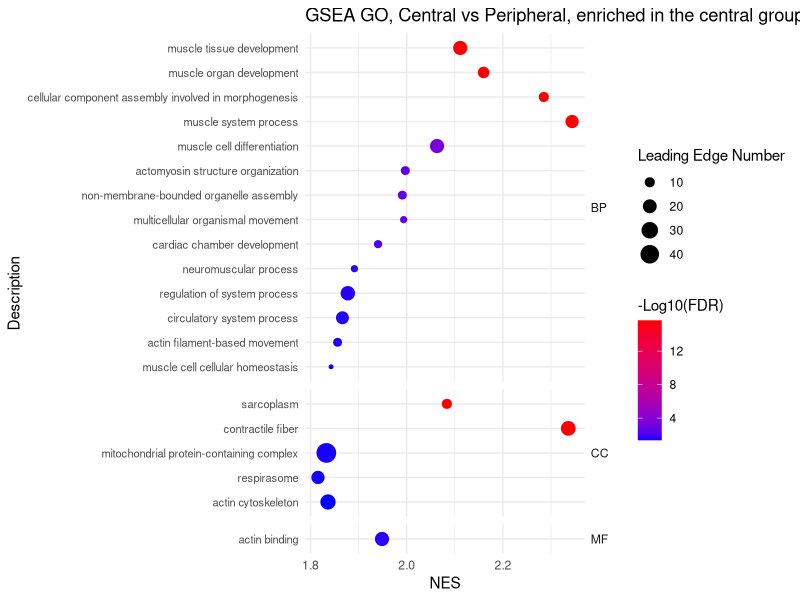
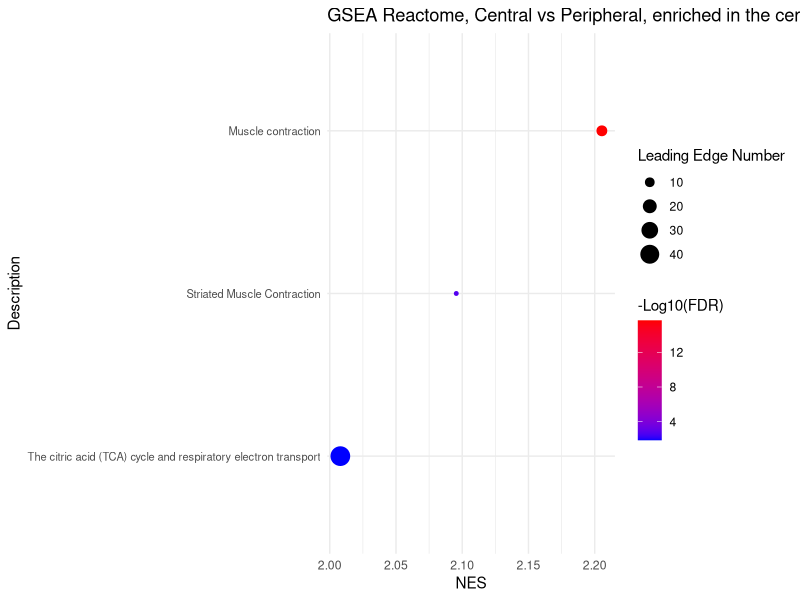
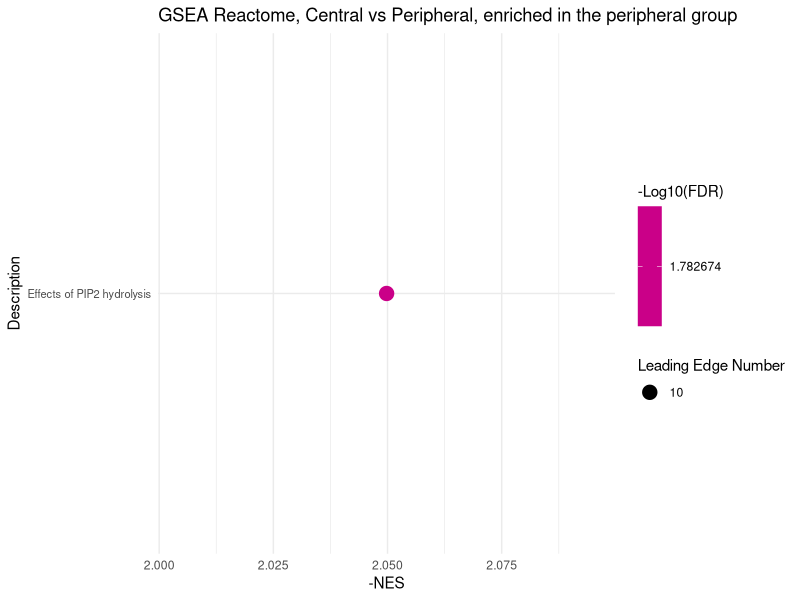
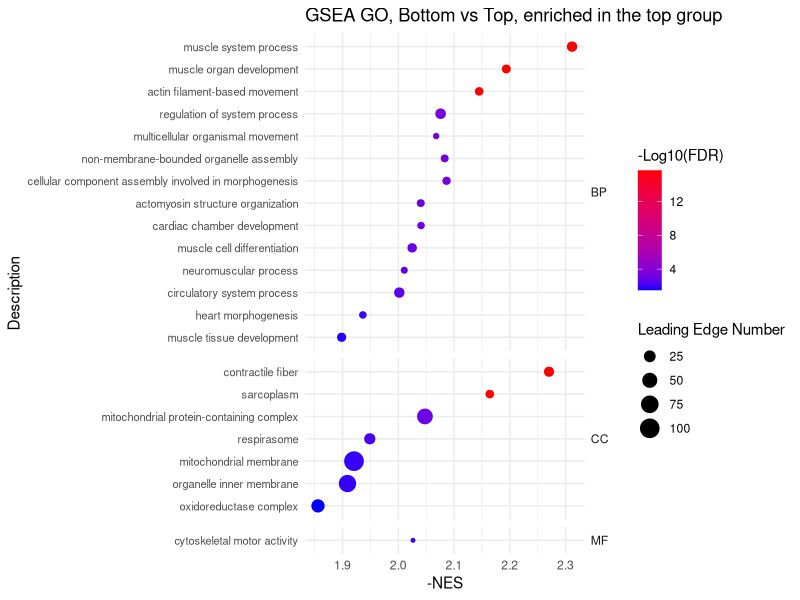
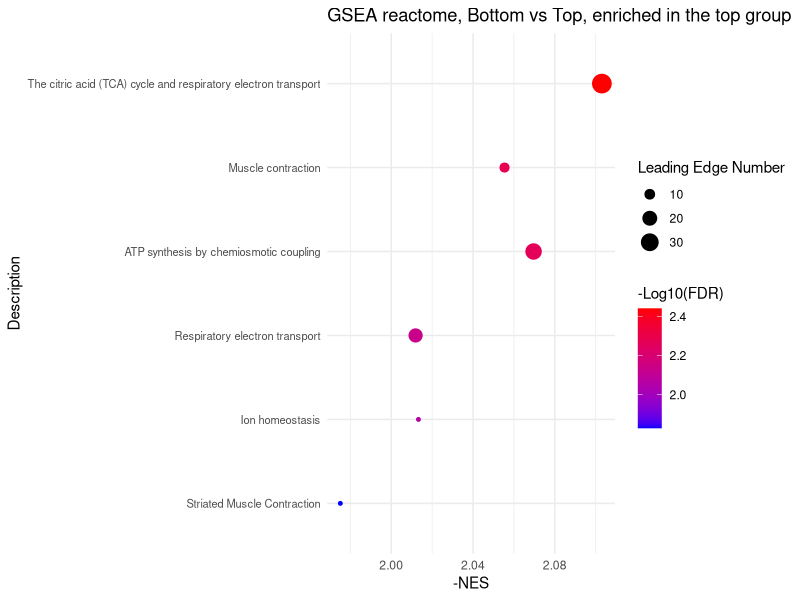
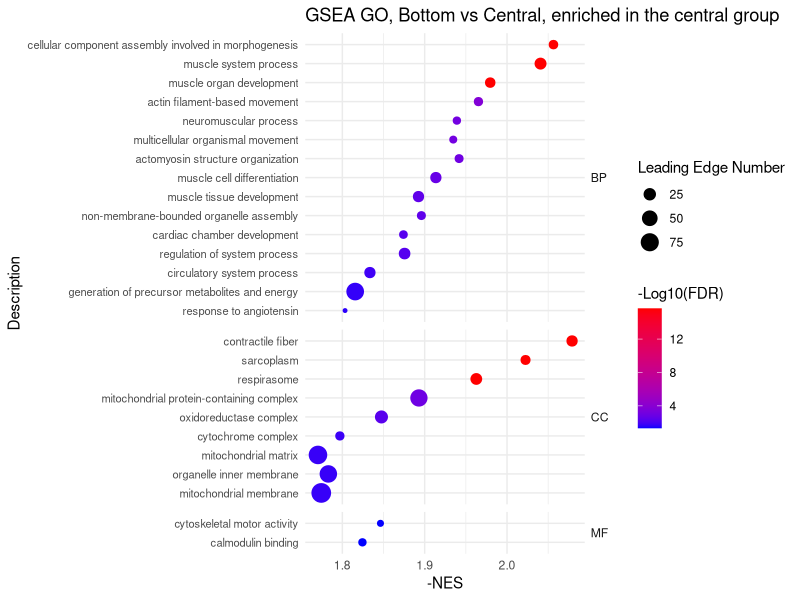
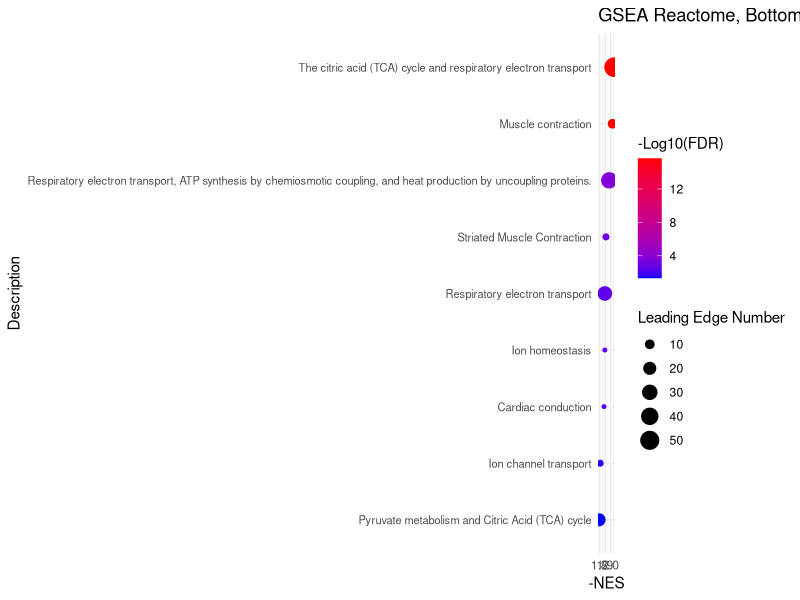
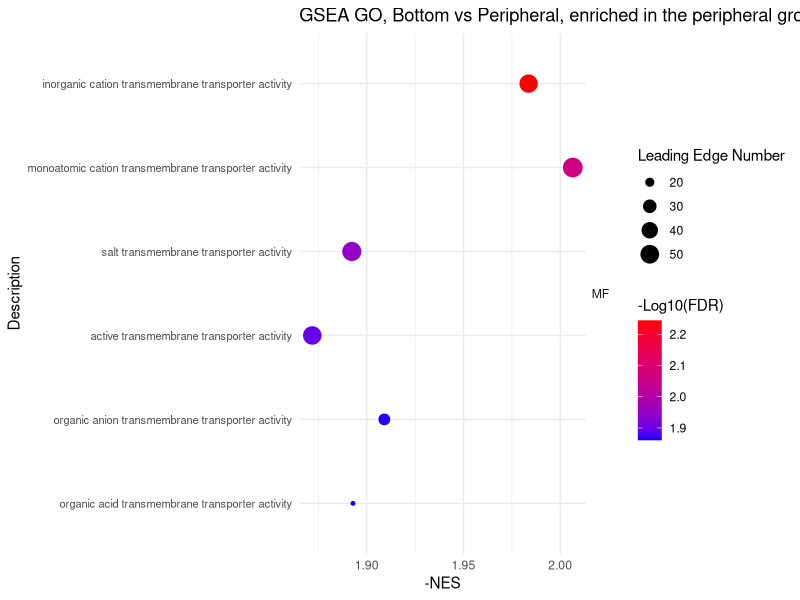

Recreate these plots in R, in order.
# =============================================================================
# Script 5 (region_vs_region_GSEA): Dot plots of gene set enrichment analysis
#                                   (GSEA) results, region vs region
#                                   (single-factor model)
# =============================================================================
#
# Purpose:
#   Plot pre-computed GSEA results (GO and Reactome) for the regional
#   comparisons of the single-factor model in Script_4. This script only
#   draws figures; the enrichment analysis itself was run outside R.
#
# NES direction:
#   Comparisons follow the Script_4 contrasts (first region minus second):
#   Bottom - Central, Bottom - Peripheral, Bottom - Top, Central - Peripheral,
#   Central - Top, Peripheral - Top. Positive NES = enriched in the first
#   region; negative NES = enriched in the second region. Plots of
#   negative-NES gene sets show -NES on the x-axis, so the points lie on the
#   positive side; the values in the tables are unchanged.
#
# Inputs (in this folder):
#   - GSEA_summary_central_vs_peripheral.xlsx
#       Sheets "GO" (20 terms, NES > 0), "Reactome central" (3, NES > 0),
#       "Reactome peripheral" (1, NES < 0).
#   - GSEA_summary_bottom_vs_top.xlsx
#       Sheets "GO" (22 terms, NES < 0) and "Reactome" (6, NES < 0).
#       Sheets "GO BP", "GO CC" and "GO MF" are not used.
#   - Supplementary_table_region_vs_region_single_factor_GSEA.xlsx
#       9 sheets for the other comparisons; the sheet name gives the
#       direction (e.g. "GO bottom < central" = NES < 0, enriched in central).
#   Columns: GO (BP / CC / MF; not in Reactome sheets), Gene Set, Description,
#   Size, Leading Edge Number, ES, NES, P Value, FDR, and Log10(FDR).
#   Note: despite its name, the "Log10(FDR)" column contains -log10(FDR)
#   (Excel formula =-LOG10(FDR)): all values are positive, and a larger value
#   means a smaller FDR. The header has no leading "-" because Excel would
#   read it as a formula; the figure legends are relabelled "-Log10(FDR)"
#   with labs() below.
#
# Outputs (written to this folder):
#   - GSEA_region_vs_region_single_factor.pdf
#       14 pages, one per plot, in the order p1-p14:
#         Page  Plot  Comparison (enriched in)               Figure
#          1    p1    GO, Central vs Peripheral (central)       6d
#          2    p2    Reactome, Central vs Peripheral (central) S14e
#          3    p3    Reactome, Central vs Peripheral (peri)    S14f
#          4    p4    GO, Bottom vs Top (top)                   6e
#          5    p5    Reactome, Bottom vs Top (top)             S14d
#          6    p6    GO, Bottom vs Central (central)           S14a
#          7    p7    Reactome, Bottom vs Central (central)     S14b
#          8    p8    GO, Bottom vs Peripheral (peripheral)     S14c
#          9    p9    GO, Central vs Top (central)              S14g
#         10    p10   Reactome, Central vs Top (central)        S14h
#         11    p11   Reactome, Central vs Top (top)            S14i
#         12    p12   GO, Peripheral vs Top (peripheral)        S14j
#         13    p13   GO, Peripheral vs Top (top)               S14k
#         14    p14   Reactome, Peripheral vs Top (top)         S14l
#       Main figures: 6d, 6e; supplementary: S14a-S14l.
#   - GSEA_region_vs_region_single_factor.RData
#       Workspace with the plot objects p1-p14 and the last tables read.
#
# Plot layout (all pages): x = NES (or -NES), y = gene set, point color =
#   -log10(FDR), point size = Leading Edge Number. Gene sets are sorted by
#   -log10(FDR), so the most significant one is at the top.
#
# Run in RStudio: setwd() below requires an interactive RStudio session.
# =============================================================================

# Load required packages.
# readxl: read_excel(); dplyr: arrange() / group_by() / mutate();
# ggplot2: dot plots.
library(readxl)
library(dplyr)
library(ggplot2)


# Set the working directory to this script's folder (RStudio only).
setwd(dirname(rstudioapi::getSourceEditorContext()$path))

# Main figures ----------------------------------------------------------------
# 2 main figures (6d-6e)
# Plot 1: GSEA GO, Central vs Peripheral, enriched in the central group.
up <- read_excel("GSEA_summary_central_vs_peripheral.xlsx",
  sheet = "GO"
)

# Sort terms and preserve the resulting y-axis order (bottom to top).
up <- up %>%
  dplyr::group_by(GO) %>%
  dplyr::arrange(`Log10(FDR)`, .by_group = TRUE) %>%
  dplyr::ungroup() %>%
  dplyr::mutate(Description = factor(Description, levels = unique(Description)))

# Preserve the original NES direction (positive-NES gene sets).
p1 <- ggplot(up, aes(x = NES, y = Description, color = `Log10(FDR)`, size = `Leading Edge Number`)) +
  geom_point() +
  scale_colour_gradient(
    low = "blue", high = "red",
    space = "Lab", na.value = "grey50", guide = "colourbar",
    aesthetics = "colour"
  ) +
  ggtitle("GSEA GO, Central vs Peripheral, enriched in the central group") +
  labs(colour = "-Log10(FDR)") + # Legend title (column holds -log10(FDR))
  facet_grid(GO ~ ., scales = "free_y", space = "free_y") +
  theme_minimal() +
  theme(
    axis.text.y = element_text(size = 8),
    strip.text.y = element_text(angle = 0, hjust = 0)
  )
# Make Figure 6d
print(p1)


# Plot 2: GSEA Reactome, Central vs Peripheral, enriched in the central group.
up <- read_excel("GSEA_summary_central_vs_peripheral.xlsx",
  sheet = "Reactome central"
)

# Sort terms and preserve the resulting y-axis order (bottom to top).
up <- up %>%
  dplyr::arrange((abs(`Log10(FDR)`))) %>%
  dplyr::mutate(Description = factor(Description, levels = unique(Description)))

# Preserve the original NES direction (positive-NES gene sets).
p2 <- ggplot(up, aes(x = NES, y = Description, color = `Log10(FDR)`, size = `Leading Edge Number`)) +
  geom_point() +
  scale_colour_gradient(
    low = "blue", high = "red",
    space = "Lab", na.value = "grey50", guide = "colourbar",
    aesthetics = "colour"
  ) +
  ggtitle("GSEA Reactome, Central vs Peripheral, enriched in the central group") +
  labs(colour = "-Log10(FDR)") + # Legend title (column holds -log10(FDR))
  theme_minimal() +
  theme(axis.text.y = element_text(size = 8))

# Make Figure S14e
print(p2)


# Plot 3: GSEA Reactome, Central vs Peripheral, enriched in the peripheral group.
down <- read_excel("GSEA_summary_central_vs_peripheral.xlsx",
  sheet = "Reactome peripheral"
)

# Sort terms and preserve the resulting y-axis order (bottom to top).
down <- down %>%
  dplyr::arrange((abs(`Log10(FDR)`))) %>%
  dplyr::mutate(Description = factor(Description, levels = unique(Description)))

# Reverse the NES sign for display (negative-NES gene sets), preserving the
# original values in the table.
p3 <- ggplot(down, aes(x = (-1) * NES, y = Description, color = `Log10(FDR)`, size = `Leading Edge Number`)) +
  geom_point() +
  scale_colour_gradient(
    low = "blue", high = "red",
    space = "Lab", na.value = "grey50", guide = "colourbar",
    aesthetics = "colour"
  ) +
  ggtitle("GSEA Reactome, Central vs Peripheral, enriched in the peripheral group") +
  labs(x = "-NES", colour = "-Log10(FDR)") + # Axis and legend titles
  theme_minimal() +
  theme(axis.text.y = element_text(size = 8))

# Make Figure S14f
print(p3)


# Plot 4: GSEA GO, bottom vs top, enriched in the top group.
down <- read_excel("GSEA_summary_bottom_vs_top.xlsx",
  sheet = "GO"
)

# Sort terms and preserve the resulting y-axis order (bottom to top).
down <- down %>%
  dplyr::group_by(GO) %>%
  dplyr::arrange(`Log10(FDR)`, .by_group = TRUE) %>%
  dplyr::ungroup() %>%
  dplyr::mutate(Description = factor(Description, levels = unique(Description)))

# Reverse the NES sign for display (negative-NES gene sets), preserving the
# original values in the table.
p4 <- ggplot(down, aes(x = (-1) * NES, y = Description, color = `Log10(FDR)`, size = `Leading Edge Number`)) +
  geom_point() +
  scale_colour_gradient(
    low = "blue", high = "red",
    space = "Lab", na.value = "grey50", guide = "colourbar",
    aesthetics = "colour"
  ) +
  ggtitle("GSEA GO, Bottom vs Top, enriched in the top group") +
  labs(x = "-NES", colour = "-Log10(FDR)") + # Axis and legend titles
  facet_grid(GO ~ ., scales = "free_y", space = "free_y") +
  theme_minimal() +
  theme(
    axis.text.y = element_text(size = 8),
    strip.text.y = element_text(angle = 0, hjust = 0)
  )

# Make Figure 6e
print(p4)


# Plot 5: GSEA reactome, bottom vs top, enriched in the top group.
down <- read_excel("GSEA_summary_bottom_vs_top.xlsx",
  sheet = "Reactome"
)

# Shorten one long pathway name for display (matched by name, not row number).
# Original pathway name is too long: Respiratory electron transport, ATP synthesis by chemiosmotic coupling, and heat production by uncoupling proteins
down$Description[down$Description == "Respiratory electron transport, ATP synthesis by chemiosmotic coupling, and heat production by uncoupling proteins."] <- "ATP synthesis by chemiosmotic coupling"

# Sort terms and preserve the resulting y-axis order (bottom to top).
down <- down %>%
  dplyr::arrange((abs(`Log10(FDR)`))) %>%
  dplyr::mutate(Description = factor(Description, levels = unique(Description)))

# Reverse the NES sign for display (negative-NES gene sets), preserving the
# original values in the table.
p5 <- ggplot(down, aes(x = (-1) * NES, y = Description, color = `Log10(FDR)`, size = `Leading Edge Number`)) +
  geom_point() +
  scale_colour_gradient(
    low = "blue", high = "red",
    space = "Lab", na.value = "grey50", guide = "colourbar",
    aesthetics = "colour"
  ) +
  ggtitle("GSEA reactome, Bottom vs Top, enriched in the top group") +
  labs(x = "-NES", colour = "-Log10(FDR)") + # Axis and legend titles
  theme_minimal() +
  theme(axis.text.y = element_text(size = 8))

# Make Figure S14d
print(p5)


# Plot 6: GSEA GO, Bottom vs Central, enriched in the central group.
up <- read_excel("Supplementary_table_region_vs_region_single_factor_GSEA.xlsx", sheet = "GO bottom < central")

# Sort terms and preserve the resulting y-axis order (bottom to top).
up <- up %>%
  dplyr::group_by(GO) %>%
  dplyr::arrange(`Log10(FDR)`, .by_group = TRUE) %>%
  dplyr::ungroup() %>%
  dplyr::mutate(Description = factor(Description, levels = unique(Description)))

# Reverse the NES sign for display (negative-NES gene sets), preserving the
# original values in the table.
p6 <- ggplot(up, aes(x = (-1) * NES, y = Description, color = `Log10(FDR)`, size = `Leading Edge Number`)) +
  geom_point() +
  scale_colour_gradient(
    low = "blue", high = "red",
    space = "Lab", na.value = "grey50", guide = "colourbar",
    aesthetics = "colour"
  ) +
  ggtitle("GSEA GO, Bottom vs Central, enriched in the central group") +
  labs(x = "-NES", colour = "-Log10(FDR)") + # Axis and legend titles
  facet_grid(GO ~ ., scales = "free_y", space = "free_y") +
  theme_minimal() +
  theme(
    axis.text.y = element_text(size = 8),
    strip.text.y = element_text(angle = 0, hjust = 0)
  )

# Make Figure S14a
print(p6)


# Plot 7: GSEA Reactome, Bottom vs Central, enriched in the central group.
up <- read_excel("Supplementary_table_region_vs_region_single_factor_GSEA.xlsx", sheet = "Reactome bottom < central")

# Sort terms and preserve the resulting y-axis order (bottom to top).
up <- up %>%
  dplyr::arrange((abs(`Log10(FDR)`))) %>%
  dplyr::mutate(Description = factor(Description, levels = unique(Description)))

# Reverse the NES sign for display (negative-NES gene sets), preserving the
# original values in the table.
p7 <- ggplot(up, aes(x = (-1) * NES, y = Description, color = `Log10(FDR)`, size = `Leading Edge Number`)) +
  geom_point() +
  scale_colour_gradient(
    low = "blue", high = "red",
    space = "Lab", na.value = "grey50", guide = "colourbar",
    aesthetics = "colour"
  ) +
  ggtitle("GSEA Reactome, Bottom vs Central, enriched in the central group") +
  labs(x = "-NES", colour = "-Log10(FDR)") + # Axis and legend titles
  theme_minimal() +
  theme(axis.text.y = element_text(size = 8))

# Make Figure S14b
print(p7)


# Plot 8: GSEA GO, Bottom vs Peripheral, enriched in the peripheral group.
up <- read_excel("Supplementary_table_region_vs_region_single_factor_GSEA.xlsx", sheet = "GO bottom < peri")

# Sort terms and preserve the resulting y-axis order (bottom to top).
up <- up %>%
  dplyr::group_by(GO) %>%
  dplyr::arrange(`Log10(FDR)`, .by_group = TRUE) %>%
  dplyr::ungroup() %>%
  dplyr::mutate(Description = factor(Description, levels = unique(Description)))

# Reverse the NES sign for display (negative-NES gene sets), preserving the
# original values in the table.
p8 <- ggplot(up, aes(x = (-1) * NES, y = Description, color = `Log10(FDR)`, size = `Leading Edge Number`)) +
  geom_point() +
  scale_colour_gradient(
    low = "blue", high = "red",
    space = "Lab", na.value = "grey50", guide = "colourbar",
    aesthetics = "colour"
  ) +
  ggtitle("GSEA GO, Bottom vs Peripheral, enriched in the peripheral group") +
  labs(x = "-NES", colour = "-Log10(FDR)") + # Axis and legend titles
  facet_grid(GO ~ ., scales = "free_y", space = "free_y") +
  theme_minimal() +
  theme(
    axis.text.y = element_text(size = 8),
    strip.text.y = element_text(angle = 0, hjust = 0)
  )

# Make Figure S14c
print(p8)


# Plot 9: GSEA GO, Central vs Top, enriched in the central group.
up <- read_excel("Supplementary_table_region_vs_region_single_factor_GSEA.xlsx", sheet = "GO central > top")

# Sort terms and preserve the resulting y-axis order (bottom to top).
up <- up %>%
  dplyr::group_by(GO) %>%
  dplyr::arrange(`Log10(FDR)`, .by_group = TRUE) %>%
  dplyr::ungroup() %>%
  dplyr::mutate(Description = factor(Description, levels = unique(Description)))

# Preserve the original NES direction (positive-NES gene sets).
p9 <- ggplot(up, aes(x = NES, y = Description, color = `Log10(FDR)`, size = `Leading Edge Number`)) +
  geom_point() +
  scale_colour_gradient(
    low = "blue", high = "red",
    space = "Lab", na.value = "grey50", guide = "colourbar",
    aesthetics = "colour"
  ) +
  ggtitle("GSEA GO, Central vs Top, enriched in the central group") +
  labs(colour = "-Log10(FDR)") + # Legend title (column holds -log10(FDR))
  facet_grid(GO ~ ., scales = "free_y", space = "free_y") +
  theme_minimal() +
  theme(
    axis.text.y = element_text(size = 8),
    strip.text.y = element_text(angle = 0, hjust = 0)
  )

# Make Figure S14g
print(p9)


# Plot 10: GSEA Reactome, Central vs Top, enriched in the central group.
up <- read_excel("Supplementary_table_region_vs_region_single_factor_GSEA.xlsx", sheet = "Reactome central > top")

# Sort terms and preserve the resulting y-axis order (bottom to top).
up <- up %>%
  dplyr::arrange((abs(`Log10(FDR)`))) %>%
  dplyr::mutate(Description = factor(Description, levels = unique(Description)))

# Preserve the original NES direction (positive-NES gene sets).
p10 <- ggplot(up, aes(x = NES, y = Description, color = `Log10(FDR)`, size = `Leading Edge Number`)) +
  geom_point() +
  scale_colour_gradient(
    low = "blue", high = "red",
    space = "Lab", na.value = "grey50", guide = "colourbar",
    aesthetics = "colour"
  ) +
  ggtitle("GSEA Reactome, Central vs Top, enriched in the central group") +
  labs(colour = "-Log10(FDR)") + # Legend title (column holds -log10(FDR))
  theme_minimal() +
  theme(axis.text.y = element_text(size = 8))

# Make Figure S14h
print(p10)


# Plot 11: GSEA Reactome, Central vs Top, enriched in the top group.
up <- read_excel("Supplementary_table_region_vs_region_single_factor_GSEA.xlsx",
  sheet = "Reactome central < top"
)

# Sort terms and preserve the resulting y-axis order (bottom to top).
up <- up %>%
  dplyr::arrange((abs(`Log10(FDR)`))) %>%
  dplyr::mutate(Description = factor(Description, levels = unique(Description)))

# Reverse the NES sign for display (negative-NES gene sets), preserving the
# original values in the table.
p11 <- ggplot(up, aes(x = (-1) * NES, y = Description, color = `Log10(FDR)`, size = `Leading Edge Number`)) +
  geom_point() +
  scale_colour_gradient(
    low = "blue", high = "red",
    space = "Lab", na.value = "grey50", guide = "colourbar",
    aesthetics = "colour"
  ) +
  ggtitle("GSEA Reactome, Central vs Top, enriched in the top group") +
  labs(x = "-NES", colour = "-Log10(FDR)") + # Axis and legend titles
  theme_minimal() +
  theme(axis.text.y = element_text(size = 8))

# Make Figure S14i
print(p11)


# Plot 12: GSEA GO, Peripheral vs Top, enriched in the peripheral group.
up <- read_excel("Supplementary_table_region_vs_region_single_factor_GSEA.xlsx",
  sheet = "GO peri > top"
)

# Sort terms and preserve the resulting y-axis order (bottom to top).
up <- up %>%
  dplyr::group_by(GO) %>%
  dplyr::arrange(`Log10(FDR)`, .by_group = TRUE) %>%
  dplyr::ungroup() %>%
  dplyr::mutate(Description = factor(Description, levels = unique(Description)))

# Preserve the original NES direction (positive-NES gene sets).
p12 <- ggplot(up, aes(x = NES, y = Description, color = `Log10(FDR)`, size = `Leading Edge Number`)) +
  geom_point() +
  scale_colour_gradient(
    low = "blue", high = "red",
    space = "Lab", na.value = "grey50", guide = "colourbar",
    aesthetics = "colour"
  ) +
  ggtitle("GSEA GO, Peripheral vs Top, enriched in the peripheral group") +
  labs(colour = "-Log10(FDR)") + # Legend title (column holds -log10(FDR))
  facet_grid(GO ~ ., scales = "free_y", space = "free_y") +
  theme_minimal() +
  theme(
    axis.text.y = element_text(size = 8),
    strip.text.y = element_text(angle = 0, hjust = 0)
  )

# Make Figure S14j
print(p12)


# Plot 13: GSEA GO, Peripheral vs Top, enriched in the top group.
up <- read_excel("Supplementary_table_region_vs_region_single_factor_GSEA.xlsx",
  sheet = "GO peri < top"
)

# Sort terms and preserve the resulting y-axis order (bottom to top).
up <- up %>%
  dplyr::group_by(GO) %>%
  dplyr::arrange(`Log10(FDR)`, .by_group = TRUE) %>%
  dplyr::ungroup() %>%
  dplyr::mutate(Description = factor(Description, levels = unique(Description)))

# Reverse the NES sign for display (negative-NES gene sets), preserving the
# original values in the table.
p13 <- ggplot(up, aes(x = (-1) * NES, y = Description, color = `Log10(FDR)`, size = `Leading Edge Number`)) +
  geom_point() +
  scale_colour_gradient(
    low = "blue", high = "red",
    space = "Lab", na.value = "grey50", guide = "colourbar",
    aesthetics = "colour"
  ) +
  ggtitle("GSEA GO, Peripheral vs Top, enriched in the top group") +
  labs(x = "-NES", colour = "-Log10(FDR)") + # Axis and legend titles
  facet_grid(GO ~ ., scales = "free_y", space = "free_y") +
  theme_minimal() +
  theme(
    axis.text.y = element_text(size = 8),
    strip.text.y = element_text(angle = 0, hjust = 0)
  )

# Make Figure S14k
print(p13)


# Plot 14: GSEA Reactome, Peripheral vs Top, enriched in the top group.
up <- read_excel("Supplementary_table_region_vs_region_single_factor_GSEA.xlsx",
  sheet = "Reactome peri < top"
)

# Sort terms and preserve the resulting y-axis order (bottom to top).
up <- up %>%
  dplyr::arrange((abs(`Log10(FDR)`))) %>%
  dplyr::mutate(Description = factor(Description, levels = unique(Description)))

# Reverse the NES sign for display (negative-NES gene sets), preserving the
# original values in the table.
p14 <- ggplot(up, aes(x = (-1) * NES, y = Description, color = `Log10(FDR)`, size = `Leading Edge Number`)) +
  geom_point() +
  scale_colour_gradient(
    low = "blue", high = "red",
    space = "Lab", na.value = "grey50", guide = "colourbar",
    aesthetics = "colour"
  ) +
  ggtitle("GSEA Reactome, Peripheral vs Top, enriched in the top group") +
  labs(x = "-NES", colour = "-Log10(FDR)") + # Axis and legend titles
  theme_minimal() +
  theme(axis.text.y = element_text(size = 8))

# Make Figure S14l
print(p14)


# Export all 14 plots to a single PDF, with one plot per page.
# Wider pages provide space for pathway descriptions and plot legends.
region_plots <- list(p1, p2, p3, p4, p5, p6, p7, p8, p9, p10, p11, p12, p13, p14)

pdf("GSEA_region_vs_region_single_factor.pdf", width = 14, height = 8.5)
for (region_plot in region_plots) {
  print(region_plot)
}
dev.off()


# Save the current workspace (plot objects p1-p14).
save.image("GSEA_region_vs_region_single_factor.RData")
